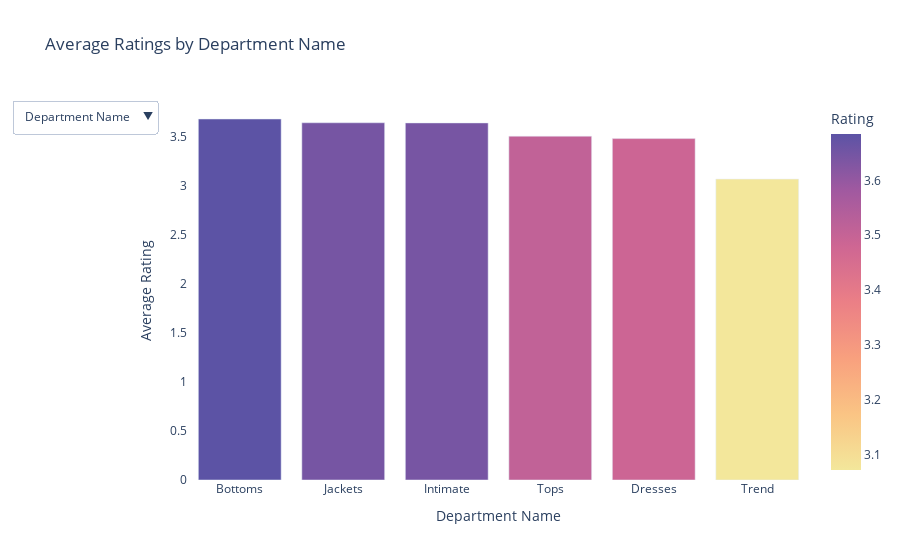

Here is the notebook cell this chart was saved with:
### Markdown cell above
# Data Visualization

### Code cell
# Calculate average ratings by Department, Class, and Division
avg_ratings_dept = data.groupby('Department Name')['Rating'].mean().reset_index().sort_values(by='Rating', ascending=False)
avg_ratings_class = data.groupby('Class Name')['Rating'].mean().reset_index().sort_values(by='Rating', ascending=False)
avg_ratings_division = data.groupby('Division Name')['Rating'].mean().reset_index().sort_values(by='Rating', ascending=False)

# Initialize the initial column to be displayed
initial_column = 'Department Name'
initial_data = avg_ratings_dept

# Create a bar chart using Plotly
fig = px.bar(
    initial_data,
    x=initial_data[initial_column],
    y='Rating',
    color='Rating',
    color_continuous_scale='sunset',
    title=f'Average Ratings by {initial_column}'
)

# Update layout
fig.update_layout(
    xaxis_title=initial_column,
    yaxis_title='Average Rating',
    plot_bgcolor='white',
)

fig.update_layout(barmode='group')

# Define columns to switch between
columns = ['Department Name', 'Class Name', 'Division Name']
buttons = []

# Add buttons for each column
for column in columns:
    if column == 'Department Name':
        dp = avg_ratings_dept
    elif column == 'Division Name':
        dp = avg_ratings_division
    else:
        dp = avg_ratings_class

    button = dict(
        label=column,
        method='update',
        args=[
            {'x': [dp[column]], 'y': [dp['Rating']], 'marker.color': [dp['Rating']]},
            {'title': f'Average Ratings by {column}',
             'xaxis': {'title': column},
             'coloraxis': {'colorbar': {'title': 'Rating'}, 'colorscale': 'sunset'}}
        ]
    )
    buttons.append(button)

# Add buttons to the layout
fig.update_layout(
    updatemenus=[
        dict(
            buttons=buttons,
            direction='down',
            showactive=True
        )
    ]
)

fig.show()

### Figure 1 — Plotly figure (JSON) as saved in the notebook; plotly's stock layout.template omitted (floating-point values rounded to 4 significant figures)
{"data": [{"alignmentgroup": "True", "hovertemplate": "Department Name=%{x}<br>Rating=%{marker.color}<extra></extra>", "legendgroup": "", "marker": {"color": [3.685, 3.646, 3.644, 3.509, 3.485, 3.071], "coloraxis": "coloraxis", "pattern": {"shape": ""}}, "name": "", "offsetgroup": "", "orientation": "v", "showlegend": false, "textposition": "auto", "type": "bar", "x": ["Bottoms", "Jackets", "Intimate", "Tops", "Dresses", "Trend"], "xaxis": "x", "y": [3.685, 3.646, 3.644, 3.509, 3.485, 3.071], "yaxis": "y"}], "layout": {"barmode": "group", "coloraxis": {"colorbar": {"title": {"text": "Rating"}}, "colorscale": [[0, "rgb(243, 231, 155)"], [0.1667, "rgb(250, 196, 132)"], [0.3333, "rgb(248, 160, 126)"], [0.5, "rgb(235, 127, 134)"], [0.6667, "rgb(206, 102, 147)"], [0.8333, "rgb(160, 89, 160)"], [1, "rgb(92, 83, 165)"]]}, "legend": {"tracegroupgap": 0}, "plot_bgcolor": "white", "title": {"text": "Average Ratings by Department Name"}, "updatemenus": [{"buttons": [{"args": [{"marker.color": [[3.685, 3.646, 3.644, 3.509, 3.485, 3.071]], "x": [["Bottoms", "Jackets", "Intimate", "Tops", "Dresses", "Trend"]], "y": [[3.685, 3.646, 3.644, 3.509, 3.485, 3.071]]}, {"coloraxis": {"colorbar": {"title": "Rating"}, "colorscale": "sunset"}, "title": "Average Ratings by Department Name", "xaxis": {"title": "Department Name"}}], "label": "Department Name", "method": "update"}, {"args": [{"marker.color": [[4, 3.857, 3.83, 3.738, 3.693, 3.638, 3.633, 3.625, 3.608, 3.589, 3.54, 3.536, 3.513, 3.496, 3.488, 3.485, 3.48, 3.472, 3.071]], "x": [["Casual bottoms", "Layering", "Jeans", "Lounge", "Jackets", "Pants", "Sleep", "Skirts", "Fine gauge", "Shorts", "Outerwear", "Legwear", "Knits", "Swim", "Blouses", "Dresses", "Intimates", "Sweaters", "Trend"]], "y": [[4, 3.857, 3.83, 3.738, 3.693, 3.638, 3.633, 3.625, 3.608, 3.589, 3.54, 3.536, 3.513, 3.496, 3.488, 3.485, 3.48, 3.472, 3.071]]}, {"coloraxis": {"colorbar": {"title": "Rating"}, "colorscale": "sunset"}, "title": "Average Ratings by Class Name", "xaxis": {"title": "Class Name"}}], "label": "Class Name", "method": "update"}, {"args": [{"marker.color": [[3.659, 3.557, 3.522]], "x": [["Initmates", "General Petite", "General"]], "y": [[3.659, 3.557, 3.522]]}, {"coloraxis": {"colorbar": {"title": "Rating"}, "colorscale": "sunset"}, "title": "Average Ratings by Division Name", "xaxis": {"title": "Division Name"}}], "label": "Division Name", "method": "update"}], "direction": "down", "showactive": true}], "xaxis": {"anchor": "y", "domain": [0, 1], "title": {"text": "Department Name"}}, "yaxis": {"anchor": "x", "domain": [0, 1], "title": {"text": "Average Rating"}}}}
